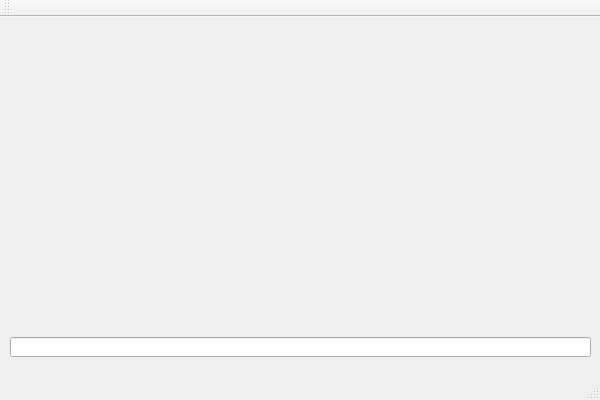
<?xml version="1.0" encoding="UTF-8"?>
<ui version="4.0">
 <class>YouMainGUIClass</class>
 <widget class="QMainWindow" name="YouMainGUIClass">
  <property name="geometry">
   <rect>
    <x>0</x>
    <y>0</y>
    <width>600</width>
    <height>400</height>
   </rect>
  </property>
  <property name="windowTitle">
   <string>YouGUI</string>
  </property>
  <widget class="QWidget" name="centralWidget">
   <widget class="QLineEdit" name="lineEdit">
    <property name="geometry">
     <rect>
      <x>10</x>
      <y>320</y>
      <width>581</width>
      <height>20</height>
     </rect>
    </property>
   </widget>
  </widget>
  <widget class="QMenuBar" name="menuBar">
   <property name="geometry">
    <rect>
     <x>0</x>
     <y>0</y>
     <width>600</width>
     <height>21</height>
    </rect>
   </property>
  </widget>
  <widget class="QToolBar" name="mainToolBar">
   <attribute name="toolBarArea">
    <enum>TopToolBarArea</enum>
   </attribute>
   <attribute name="toolBarBreak">
    <bool>false</bool>
   </attribute>
  </widget>
  <widget class="QStatusBar" name="statusBar"/>
 </widget>
 <layoutdefault spacing="6" margin="11"/>
 <resources>
  <include location="yougui.qrc"/>
 </resources>
 <connections/>
</ui>
